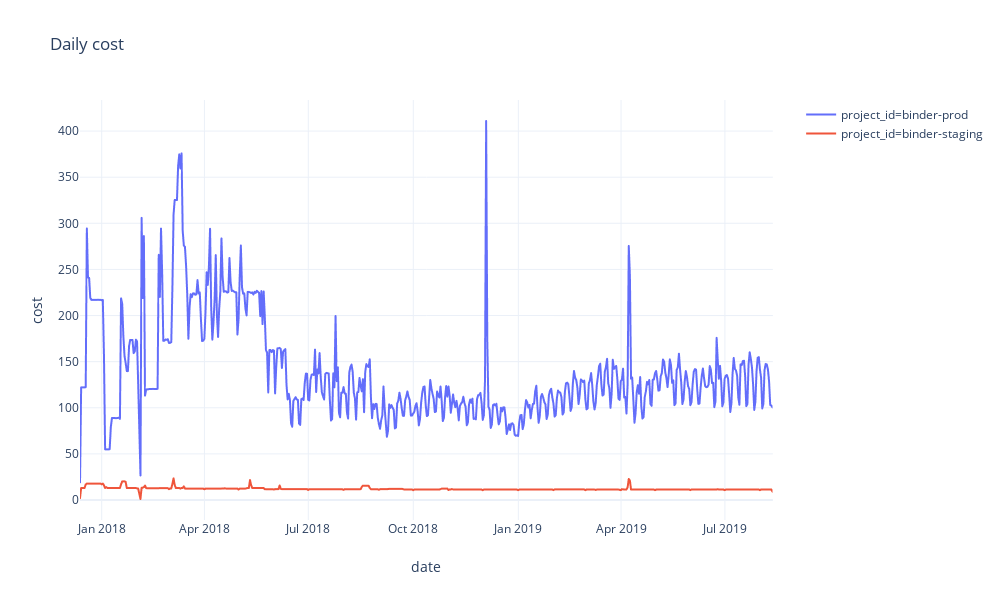

Write notebook code for a chart like this one.
### Code cell
pe.line(costs.reset_index(), x='date', y='cost', color='project_id',
        width=width, template=template, title="Daily cost")

### Figure 1 — Plotly figure (JSON) as saved in the notebook; plotly's stock layout.template omitted (floating-point values rounded to 4 significant figures; data arrays with more than 128 entries replaced by an {"elided": "..."} marker saying what was removed)
{"data": [{"hoverlabel": {"namelength": 0}, "hovertemplate": "project_id=binder-prod<br>date=%{x}<br>cost=%{y}", "legendgroup": "project_id=binder-prod", "line": {"color": "#636efa", "dash": "solid"}, "mode": "lines", "name": "project_id=binder-prod", "showlegend": true, "type": "scattergl", "x": {"elided": "607 str values"}, "xaxis": "x", "y": {"elided": "607 float values"}, "yaxis": "y"}, {"hoverlabel": {"namelength": 0}, "hovertemplate": "project_id=binder-staging<br>date=%{x}<br>cost=%{y}", "legendgroup": "project_id=binder-staging", "line": {"color": "#EF553B", "dash": "solid"}, "mode": "lines", "name": "project_id=binder-staging", "showlegend": true, "type": "scattergl", "x": {"elided": "607 str values"}, "xaxis": "x", "y": {"elided": "607 float values"}, "yaxis": "y"}], "layout": {"height": 600, "legend": {"tracegroupgap": 0}, "title": {"text": "Daily cost"}, "width": 1000, "xaxis": {"anchor": "y", "autorange": true, "domain": [0, 0.98], "range": ["2017-12-13", "2019-08-12"], "title": {"text": "date"}, "type": "date"}, "yaxis": {"anchor": "x", "autorange": true, "domain": [0, 1], "range": [-21.69, 433.7], "title": {"text": "cost"}, "type": "linear"}}}
